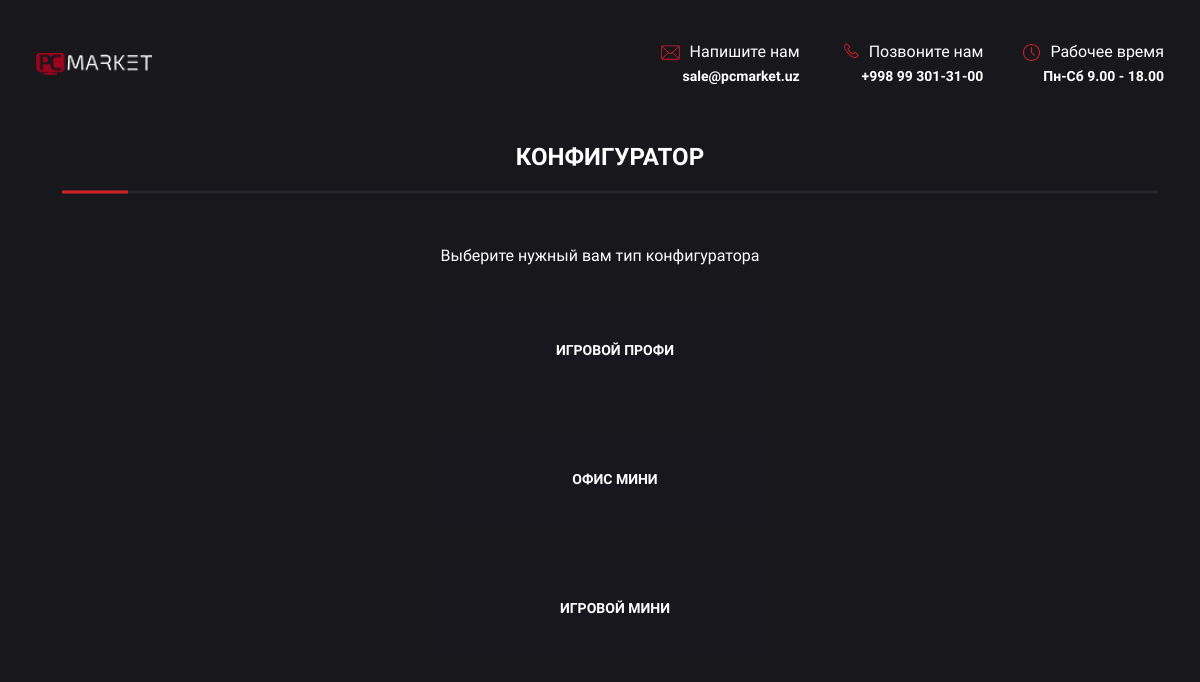
The page / on the database its author committed.
### tables this page shows
CREATE TABLE `tree` (
  `id` int(11) NOT NULL AUTO_INCREMENT,
  `name` varchar(200) NOT NULL,
  `parent_id` int(11) NOT NULL,
  `level` int(11) NOT NULL,
  `group_id` varchar(200) NOT NULL,
  `link` text NOT NULL,
  `translit` varchar(200) NOT NULL,
  `sort` int(11) NOT NULL,
  `enabled` int(11) NOT NULL,
  PRIMARY KEY (`id`),
  KEY `parent_id` (`parent_id`)
);

### functions.php (called while the page is built, shortened)
<?php
function getRootNodesZero($mysqli){
    $sql = "SELECT * FROM `tree` where parent_id = 1 and enabled = '1'";
    $res = $mysqli->query($sql);
    $cat = array();
    while($row = $res->fetch_assoc()){
        $cat[$row['id']] = $row;
    }
    return $cat;
}

### configurator/categories.php (the view)
<div class="main__caption">
    <div class="container">
        <h2>КОНФИГУРАТОР</h2>
        <p>Выберите нужный вам тип конфигуратора</p>
        <ul>
            <?php $category = getRootNodesZero($mysqli);
                if(count($category) > 0){
                    foreach ($category as $value) {
                        echo '<li><a href="/index.php?cat='.$value['link'].'"><img src="configurator/images/'.$value['image'].'" alt=""><span>'.$value['name'].'</span></a></li>';
                    }
                }else{
                    echo '<li><span>нет данных</span></li>';
                }
            ?>
        </ul>
    </div>
</div>

### configurator/css/style.css (style rules this page uses)
.container { margin: 0 auto; }
*, *::before, *::after { -webkit-box-sizing: border-box; box-sizing: border-box; }
body, h1, h2, h3, h4, h5, p, ul[class], ol[class], li, figure, figcaption, blockquote, dl, dd { margin: 0; }
body { min-height: 100vh; scroll-behavior: smooth; text-rendering: optimizeSpeed; line-height: 1.5; }
a:not([class]) { text-decoration-skip-ink: auto; }
* { text-decoration: none; outline: none; }
html { font-size: 16px; }
body { font-family: "Play", sans-serif; color: #fff; font-weight: 400; background: url("../images/background.jpg") no-repeat center #18171C; background-attachment: fixed; -webkit-background-size: 100% auto; background-size: 100% auto; }
p { font-size: 1rem; line-height: 1.5rem; }
h2 { font-size: 1.5vw; line-height: 2.5vw; }
ol, ul { list-style: none; }
.container { padding: 0 3vw; }
.main__caption { position: absolute; top: 50%; left: 50%; width: 100%; max-width: 99%; text-align: center; -webkit-transform: translateX(-50%) translateY(-50%); -ms-transform: translateX(-50%) translateY(-50%); transform: translateX(-50%) translateY(-50%); }
.main__caption p { margin-top: 15px; }
.main__caption ul { display: block; max-width: 30%; margin: 0 auto; padding: 0; margin-top: 2vw; }
.main__caption ul li { margin-top: 3vw; }
.main__caption ul li a { background: #18171D; display: block; padding: 3vw .5vw 3vw 3vw; position: relative; font-weight: 700; text-transform: uppercase; -webkit-border-radius: 5px; border-radius: 5px; font-size: 14px; }
.main__caption ul li a span { color: #fff; display: block; }
h2 { font-size: 24px; color: #fff; width: 100%; padding: 12px 0 12px 20px; position: relative; margin-bottom: 60px; }
h2:before { content: ''; background: #D21E24; width: 66px; height: 3px; position: absolute; bottom: -10px; left: 20px; z-index: 2; }
h2:after { content: ''; background: #27262C; width: -webkit-calc(100% - 20px); width: calc(100% - 20px); height: 3px; position: absolute; bottom: -10px; left: 20px; }

### rows shown on the page
tree: name "ИГРОВОЙ ПРОФИ"
tree: name "ОФИС МИНИ"
tree: name "ИГРОВОЙ МИНИ"

### other values the page prints
$ini['email'] "sale@pcmarket.uz"
$ini['phone'] "+998 99 301-31-00"
$ini['work_time'] "Пн-Сб 9.00 - 18.00"
